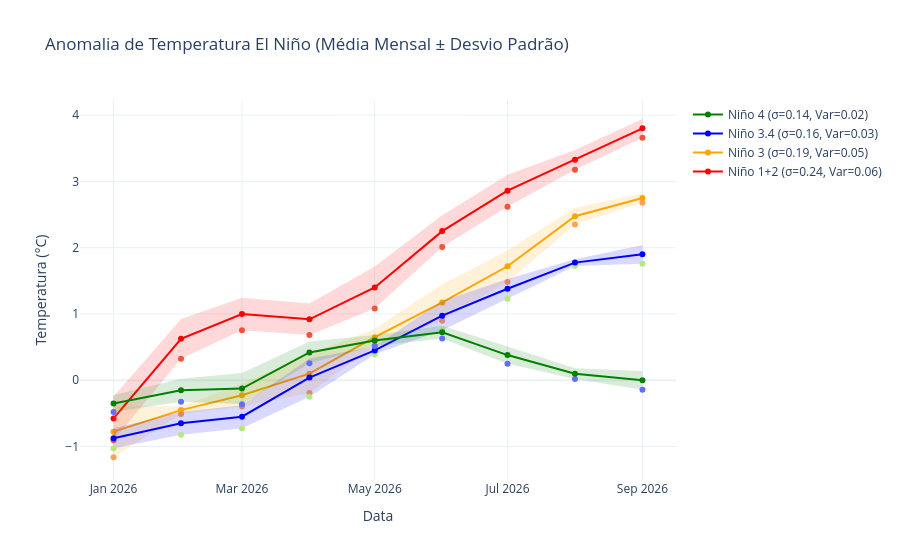

The cell this chart's notebook holds for it:
### Code cell
mensal = df.groupby(pd.Grouper(key="observation_date", freq="MS"))[["nino12", "nino3", "nino34", "nino4"]].agg(["mean", "std", "var"])

fig = go.Figure()
cores = {"nino12": "red", "nino3": "orange", "nino34": "blue", "nino4": "green"}
nomes = {"nino12": "Niño 1+2", "nino3": "Niño 3", "nino34": "Niño 3.4", "nino4": "Niño 4"}
rgba = {"nino12": "rgba(255,0,0,0.15)", "nino3": "rgba(255,165,0,0.15)", "nino34": "rgba(0,0,255,0.15)", "nino4": "rgba(0,128,0,0.15)"}

for col in ["nino12", "nino3", "nino34", "nino4"]:
    mean = mensal[(col, "mean")]
    std = mensal[(col, "std")]
    var = mensal[(col, "var")]

    fig.add_trace(go.Scatter(
        x=mean.index, y=mean + std, mode="lines",
        line=dict(width=0), showlegend=False, hoverinfo="skip"
    ))
    fig.add_trace(go.Scatter(
        x=mean.index, y=mean - std, fill="tonexty",
        fillcolor=rgba[col], line=dict(width=0),
        showlegend=False, hoverinfo="skip"
    ))
    fig.add_trace(go.Scatter(
        x=mean.index, y=mean,
        name=f"{nomes[col]} (σ={std.mean():.2f}, Var={var.mean():.2f})",
        line=dict(color=cores[col], width=2),
        hovertemplate=f"{nomes[col]}<br>%{{x|%b %Y}}<br>Média: %{{y:.2f}}°C<extra></extra>"
    ))

fig.update_layout(
    title="Anomalia de Temperatura El Niño (Média Mensal ± Desvio Padrão)",
    xaxis_title="Data", yaxis_title="Temperatura (°C)",
    template="plotly_white", hovermode="x unified"
)
fig.show()

### Figure 1 — Plotly figure (JSON) as saved in the notebook; plotly's stock layout.template omitted (floating-point values rounded to 4 significant figures)
{"data": [{"hoverinfo": "skip", "line": {"width": 0}, "mode": "lines", "showlegend": false, "type": "scatter", "x": ["2026-01-01T00:00:00", "2026-02-01T00:00:00", "2026-03-01T00:00:00", "2026-04-01T00:00:00", "2026-05-01T00:00:00", "2026-06-01T00:00:00", "2026-07-01T00:00:00", "2026-08-01T00:00:00", "2026-09-01T00:00:00"], "y": [-0.2446, 0.9236, 1.245, 1.159, 1.716, 2.488, 3.101, 3.475, 3.941]}, {"fill": "tonexty", "fillcolor": "rgba(255,0,0,0.15)", "hoverinfo": "skip", "line": {"width": 0}, "showlegend": false, "type": "scatter", "x": ["2026-01-01T00:00:00", "2026-02-01T00:00:00", "2026-03-01T00:00:00", "2026-04-01T00:00:00", "2026-05-01T00:00:00", "2026-06-01T00:00:00", "2026-07-01T00:00:00", "2026-08-01T00:00:00", "2026-09-01T00:00:00"], "y": [-0.9054, 0.3264, 0.7551, 0.6813, 1.084, 2.012, 2.619, 3.175, 3.659]}, {"hovertemplate": "Niño 1+2<br>%{x|%b %Y}<br>Média: %{y:.2f}°C<extra></extra>", "line": {"color": "red", "width": 2}, "name": "Niño 1+2 (σ=0.24, Var=0.06)", "type": "scatter", "x": ["2026-01-01T00:00:00", "2026-02-01T00:00:00", "2026-03-01T00:00:00", "2026-04-01T00:00:00", "2026-05-01T00:00:00", "2026-06-01T00:00:00", "2026-07-01T00:00:00", "2026-08-01T00:00:00", "2026-09-01T00:00:00"], "y": [-0.575, 0.625, 1.0, 0.92, 1.4, 2.25, 2.86, 3.325, 3.8]}, {"hoverinfo": "skip", "line": {"width": 0}, "mode": "lines", "showlegend": false, "type": "scatter", "x": ["2026-01-01T00:00:00", "2026-02-01T00:00:00", "2026-03-01T00:00:00", "2026-04-01T00:00:00", "2026-05-01T00:00:00", "2026-06-01T00:00:00", "2026-07-01T00:00:00", "2026-08-01T00:00:00", "2026-09-01T00:00:00"], "y": [-0.3888, -0.3923, -0.05422, 0.3915, 0.7791, 1.45, 1.959, 2.601, 2.821]}, {"fill": "tonexty", "fillcolor": "rgba(255,165,0,0.15)", "hoverinfo": "skip", "line": {"width": 0}, "showlegend": false, "type": "scatter", "x": ["2026-01-01T00:00:00", "2026-02-01T00:00:00", "2026-03-01T00:00:00", "2026-04-01T00:00:00", "2026-05-01T00:00:00", "2026-06-01T00:00:00", "2026-07-01T00:00:00", "2026-08-01T00:00:00", "2026-09-01T00:00:00"], "y": [-1.161, -0.5077, -0.3958, -0.1915, 0.5209, 0.8996, 1.481, 2.349, 2.679]}, {"hovertemplate": "Niño 3<br>%{x|%b %Y}<br>Média: %{y:.2f}°C<extra></extra>", "line": {"color": "orange", "width": 2}, "name": "Niño 3 (σ=0.19, Var=0.05)", "type": "scatter", "x": ["2026-01-01T00:00:00", "2026-02-01T00:00:00", "2026-03-01T00:00:00", "2026-04-01T00:00:00", "2026-05-01T00:00:00", "2026-06-01T00:00:00", "2026-07-01T00:00:00", "2026-08-01T00:00:00", "2026-09-01T00:00:00"], "y": [-0.775, -0.45, -0.225, 0.1, 0.65, 1.175, 1.72, 2.475, 2.75]}, {"hoverinfo": "skip", "line": {"width": 0}, "mode": "lines", "showlegend": false, "type": "scatter", "x": ["2026-01-01T00:00:00", "2026-02-01T00:00:00", "2026-03-01T00:00:00", "2026-04-01T00:00:00", "2026-05-01T00:00:00", "2026-06-01T00:00:00", "2026-07-01T00:00:00", "2026-08-01T00:00:00", "2026-09-01T00:00:00"], "y": [-0.725, -0.4768, -0.3768, 0.3281, 0.5077, 1.197, 1.528, 1.825, 2.041]}, {"fill": "tonexty", "fillcolor": "rgba(0,0,255,0.15)", "hoverinfo": "skip", "line": {"width": 0}, "showlegend": false, "type": "scatter", "x": ["2026-01-01T00:00:00", "2026-02-01T00:00:00", "2026-03-01T00:00:00", "2026-04-01T00:00:00", "2026-05-01T00:00:00", "2026-06-01T00:00:00", "2026-07-01T00:00:00", "2026-08-01T00:00:00", "2026-09-01T00:00:00"], "y": [-1.025, -0.8232, -0.7232, -0.2481, 0.3923, 0.7533, 1.232, 1.725, 1.759]}, {"hovertemplate": "Niño 3.4<br>%{x|%b %Y}<br>Média: %{y:.2f}°C<extra></extra>", "line": {"color": "blue", "width": 2}, "name": "Niño 3.4 (σ=0.16, Var=0.03)", "type": "scatter", "x": ["2026-01-01T00:00:00", "2026-02-01T00:00:00", "2026-03-01T00:00:00", "2026-04-01T00:00:00", "2026-05-01T00:00:00", "2026-06-01T00:00:00", "2026-07-01T00:00:00", "2026-08-01T00:00:00", "2026-09-01T00:00:00"], "y": [-0.875, -0.65, -0.55, 0.04, 0.45, 0.975, 1.38, 1.775, 1.9]}, {"hoverinfo": "skip", "line": {"width": 0}, "mode": "lines", "showlegend": false, "type": "scatter", "x": ["2026-01-01T00:00:00", "2026-02-01T00:00:00", "2026-03-01T00:00:00", "2026-04-01T00:00:00", "2026-05-01T00:00:00", "2026-06-01T00:00:00", "2026-07-01T00:00:00", "2026-08-01T00:00:00", "2026-09-01T00:00:00"], "y": [-0.2209, 0.02321, 0.1113, 0.5843, 0.6816, 0.8207, 0.5104, 0.1816, 0.1414]}, {"fill": "tonexty", "fillcolor": "rgba(0,128,0,0.15)", "hoverinfo": "skip", "line": {"width": 0}, "showlegend": false, "type": "scatter", "x": ["2026-01-01T00:00:00", "2026-02-01T00:00:00", "2026-03-01T00:00:00", "2026-04-01T00:00:00", "2026-05-01T00:00:00", "2026-06-01T00:00:00", "2026-07-01T00:00:00", "2026-08-01T00:00:00", "2026-09-01T00:00:00"], "y": [-0.4791, -0.3232, -0.3613, 0.2557, 0.5184, 0.6293, 0.2496, 0.01835, -0.1414]}, {"hovertemplate": "Niño 4<br>%{x|%b %Y}<br>Média: %{y:.2f}°C<extra></extra>", "line": {"color": "green", "width": 2}, "name": "Niño 4 (σ=0.14, Var=0.02)", "type": "scatter", "x": ["2026-01-01T00:00:00", "2026-02-01T00:00:00", "2026-03-01T00:00:00", "2026-04-01T00:00:00", "2026-05-01T00:00:00", "2026-06-01T00:00:00", "2026-07-01T00:00:00", "2026-08-01T00:00:00", "2026-09-01T00:00:00"], "y": [-0.35, -0.15, -0.125, 0.42, 0.6, 0.725, 0.38, 0.1, 0.0]}], "layout": {"hovermode": "x unified", "title": {"text": "Anomalia de Temperatura El Niño (Média Mensal ± Desvio Padrão)"}, "xaxis": {"title": {"text": "Data"}}, "yaxis": {"title": {"text": "Temperatura (°C)"}}}}
